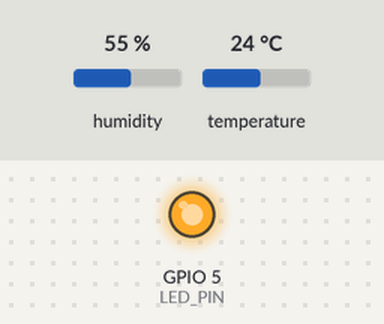
The sketch below on a simulated ESP32. Parts: output pins drawn as LEDs (lit = HIGH). The inputs (shaded band) are chosen by the test bench; at power-on: humidity 55 %, temperature 24 °C. What the sketch prints to the serial monitor is not drawn.

Above: at 0.1 s.
Timing chart, 0 to 1.6 s (numbered marks = the images above):
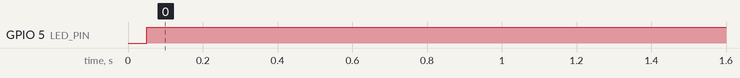

The sketch:

slave2.ino
```cpp
#include <Wire.h>
#include <DHT.h>  // Include the DHT library

#define DHTPIN 13     // Pin where the DHT11 is connected
#define DHTTYPE DHT11  // Define the type of DHT sensor

#define SDA_PIN 36
#define SCL_PIN 35
#define LED_PIN 5

DHT dht(DHTPIN, DHTTYPE);  // Create an instance of the DHT sensor

int switch_pos = 0;
int slaveAddress = 9;  // I2C address for Slave 2
uint16_t temperature = 0;
uint16_t humidity = 0;
uint8_t data = 2;  // Extra data identifier for Slave 2
unsigned long lastUpdateTime = 0;
unsigned long lastUpdateTime1 = 0;
const unsigned long updateInterval = 1000;
const unsigned long updateInterval1 = 50;

void setup() {
  Serial.begin(9600);
  pinMode(LED_PIN, OUTPUT);
  digitalWrite(LED_PIN, LOW);

  // Initialize I2C and DHT11 sensor
  Wire.begin(slaveAddress, SDA_PIN, SCL_PIN, 400000);  // Initialize I2C for Slave 2
  Wire.onReceive(receiveEvent);
  Wire.onRequest(requestEvent);

  dht.begin();  // Initialize the DHT11 sensor
}

void loop() {
  unsigned long currentTime = millis();

  if (currentTime - lastUpdateTime1 >= updateInterval1) {
    receiveData();
    lastUpdateTime1 = currentTime;
  }

  if (currentTime - lastUpdateTime >= updateInterval) {
    temperature = getTemperature();
    humidity = getHumidity();
    transmitTempHumidity();
    lastUpdateTime = currentTime;
  }
}

void transmitTempHumidity() {
  Serial.print(" | Temperature : ");
  Serial.print(temperature / 100.0);  // Convert to float for display
  Serial.print("°C, Humidity : ");
  Serial.print(humidity / 100.0);     // Convert to float for display
  Serial.print(" %, Extra Data: ");
  Serial.println(data);
}

void receiveData() {
  if (switch_pos == 0) {
    digitalWrite(LED_PIN, HIGH);
  } else if (switch_pos == 1) {
    digitalWrite(LED_PIN, LOW);
  }

  Serial.print(" | Slave 2 - received switch_pos: ");
  Serial.println(switch_pos);
}

uint16_t getTemperature() {
  float temp = dht.readTemperature();  // Read temperature from DHT11
  if (isnan(temp)) {
    Serial.println("Failed to read temperature from DHT sensor!");
    return 0;
  }
  return (uint16_t)(temp * 100);  // Convert to uint16_t by multiplying by 100
}

uint16_t getHumidity() {
  float hum = dht.readHumidity();  // Read humidity from DHT11
  if (isnan(hum)) {
    Serial.println("Failed to read humidity from DHT sensor!");
    return 0;
  }
  return (uint16_t)(hum * 100);  // Convert to uint16_t by multiplying by 100
}

void receiveEvent(int numBytes) {
  if (Wire.available() >= 2) {
    uint16_t highByte = Wire.read();
    uint16_t lowByte = Wire.read();
    uint16_t receivedValue = (highByte << 8) | lowByte;
    switch_pos = receivedValue;
  }
}

void requestEvent() {
  // Send temperature, humidity, and extra data back to the master
  Wire.write((byte)(temperature >> 8));
  Wire.write((byte)temperature);
  Wire.write((byte)(humidity >> 8));
  Wire.write((byte)humidity);
  Wire.write(data);
}
```

Measured:
- by itself, GPIO 5 (LED_PIN): LOW → HIGH at 0.05 s
